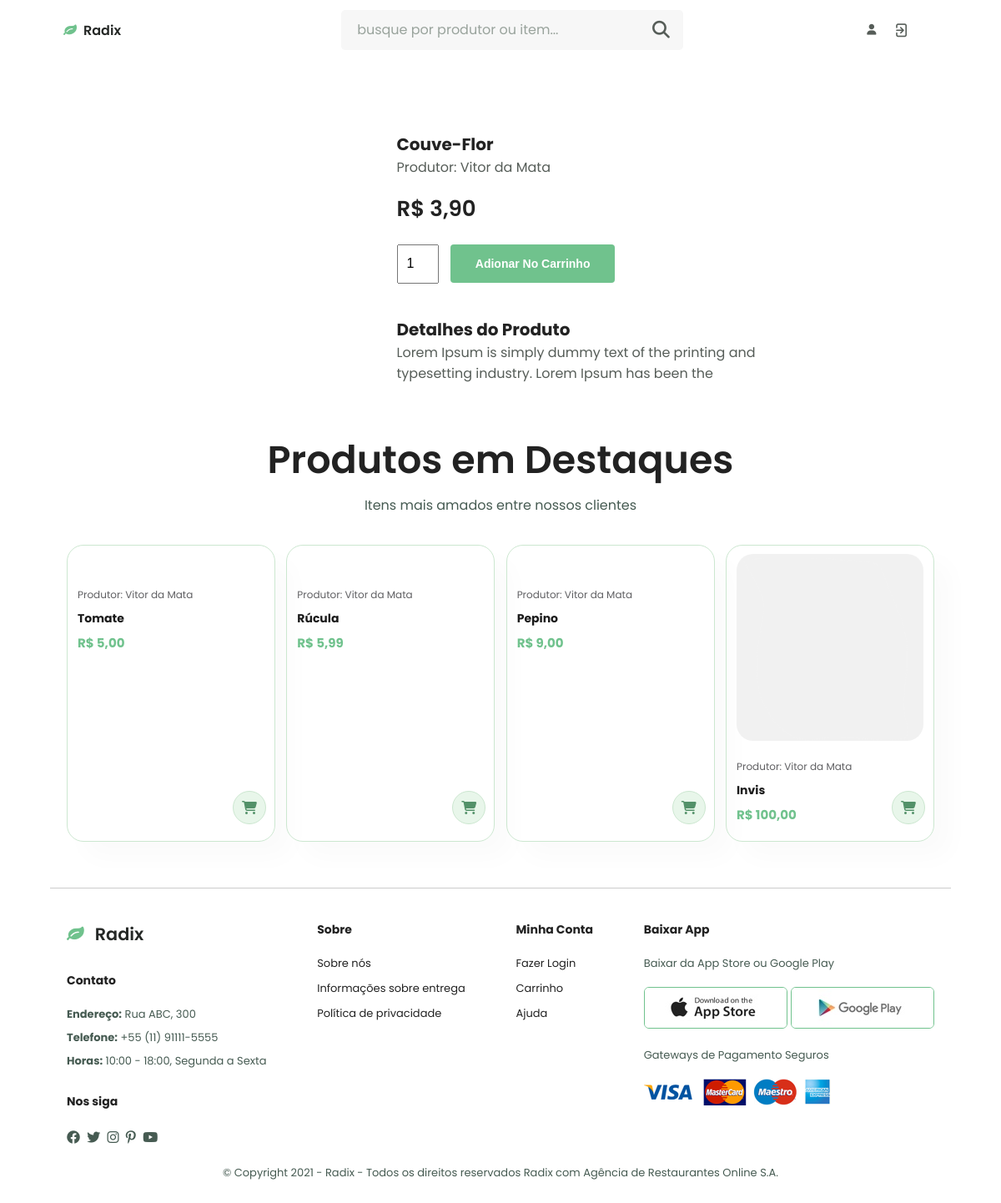
Screenshot of /sproduto.php?idProduto=6 (signed in) with the database file from the repository.
### tables this page shows
create table tblProduto(
idProduto int auto_increment primary key,
nomeProd varchar(50),
preco double,
foto varchar(500),
detalhe varchar(250),
idVendedor int,
foreign key (idVendedor) references tblVendedor(idVendedor),
statusProduto bit
);

create table tblVendedor(
idVendedor int auto_increment primary key,
nomeVend varchar(50),
cpfCnpj varchar(20),
emailVend varchar(50),
senhaVend varchar(15),
imagemVend varchar(500),
enderecoVend varchar(100),
statusConta bit
);

### php/load.php (called while the page is built)
<?php
require('connection.php');
$idProduto = $_GET['idProduto'];
$sql = $pdo->query("SELECT * from tblProduto where idProduto = '$idProduto'");
if($sql->rowCount() > 0){
    foreach($sql->fetchAll() as $value){
    }
}
?>

### sproduto.php (the view, shortened to what this page needs)
<?php
include('php/load.php');
include('php/conexao.php');
 $consulta = "SELECT * FROM tblProduto WHERE statusProduto <> 0  ORDER BY RAND() LIMIT 4";
$conn = $mysqli->query($consulta) or die($mysqli->error);
$idProduto = $value["idProduto"];
$consultaVend = "SELECT nomeVend as nomeVend FROM tblVendedor as v inner join tblProduto as p on v.idVendedor = p.idVendedor where idProduto = $idProduto";
$connVend = $mysqli->query($consultaVend) or die($mysqli->error);
?>
<!DOCTYPE html>
<html lang="en">
<head>
    <link rel="stylesheet" href="https://cdn.jsdelivr.net/npm/boxicons@latest/css/boxicons.min.css">
    <link rel="stylesheet" href="https://unpkg.com/swiper@7/swiper-bundle.min.css" />
    <link rel="stylesheet" href="assets/css/stylesSProd.css">
    <link rel="stylesheet" href="https://cdnjs.cloudflare.com/ajax/libs/font-awesome/5.15.4/css/all.min.css">
    <link rel="stylesheet" href="https://cdnjs.cloudflare.com/ajax/libs/font-awesome/6.1.1/css/all.min.css">
    <link rel="stylesheet" href="https://cdnjs.cloudflare.com/ajax/libs/font-awesome/4.7.0/css/font-awesome.min.css">
    <link rel="stylesheet" href="https://unicons.iconscout.com/release/v4.0.0/css/line.css">
</head>
<body>
    <header class="header" id="header">
        <nav class="nav nav__container">
            <a href="initial.php" class="nav__logo first"> <i class="fa fa-leaf"></i>Radix</a>
            <div class="nav__menu" id="nav-menu">
                <ul class="nav__list__initial">
                    <form action="" class="search-form">
                        <input id="enter" type="search" placeholder="busque por produtor ou item..." id="search-box">
                        <button onclick="searchData()">
                            <label for="search-box" class="fas fa-search"></label></button>
                    </form>
                    <div class="nav__icon">
                        <li class="nav__item">
                            <a href="perfilCliente.php" class="fas fa-user nav__link"></a>
                        </li>
                        <li class="nav__item">
                            <a href="php/logout.php" class="uil uil-signout nav__link" style="font-size: 1.2rem !important"></a>
                        </li>
                    </div>
                </ul>
            </div>
        </nav>
    </header>
    <section class="prodetails section-p1">
    <form action="#" method="POST" enctype="multipart/form-data">
        <div class="single-pro-image">
        </div>
        <div class="single-pro-details">
            <h4><?php echo $value['nomeProd']; ?></h4>
            <a href="sVendedor.php?idVendedor=<?php echo $value["idVendedor"]; ?>"><span>Produtor: <?php while ($dado2 = $connVend->fetch_array()) {
                                                echo $dado2['nomeVend']; ?></span><?php } ?></a>
            <h2>R$ <?php echo number_format($value["preco"], 2, ",", "."); ?></h2>
            <input type="number" value="1" name="qtde" min="0">
            <input type="submit" class="normal btn" name="sub" value="Adionar no carrinho">
            <h4>Detalhes do Produto</h4>
            <span><?php echo $value['detalhe']; ?></span>
        </div>
    </form>
    </section>
        <section class="produtos1 section-p1">
        <h2>Produtos em Destaques</h2>
        <p>Itens mais amados entre nossos clientes</p>
            <div class="prod__container">
                <?php
                while ($dado = $conn->fetch_array()) {
                    $idProduto = $dado["idProduto"];
                    $consultaVend = "SELECT nomeVend as nomeVend FROM tblVendedor as v inner join tblProduto as p on v.idVendedor = p.idVendedor where idProduto = $idProduto";
                    $connVend = $mysqli->query($consultaVend) or die($mysqli->error);
                ?>
                    <div class="prod">
                        <img src="upload/<?php echo $dado["foto"]; ?>" alt="">
                        <div class="des">
                            <span>Produtor: <?php while ($dado2 = $connVend->fetch_array()) {
                                                echo $dado2['nomeVend']; ?></span>
                            <h5><?php echo $dado["nomeProd"]; ?></h5><?php } ?></h2>
                        <h4>R$ <?php echo number_format($dado["preco"], 2, ",", "."); ?></h4>
                        </div>
                        <a href="sproduto.php?idProduto=<?php echo $dado["idProduto"]; ?>"><i class="fas fa-shopping-cart"></i></a>
                    </div>
                <?php } ?>
            </div>
        </section>
    <footer class="section-p1">
        <div class="col">
            <a href="index.html" class="nav__logo logo"> <i class="fa fa-leaf" style="color: #70C28D;"></i> Radix </a>
            <h4>Contato</h4>
            <p><strong>Endereço:</strong> Rua ABC, 300</p>
            <p><strong>Telefone:</strong> +55 (11) 91111-5555</p>
            <p><strong>Horas:</strong> 10:00 - 18:00, Segunda a Sexta</p>
            <div class="follow">
                <h4>Nos siga</h4>
                <div class="icon">
                    <i class="fab fa-facebook-f"></i>
                    <i class="fab fa-twitter"></i>
                    <i class="fab fa-instagram"></i>
                    <i class="fab fa-pinterest-p"></i>
                    <i class="fab fa-youtube"></i>
                </div>
            </div>
        </div>
        <div class="col">
            <h4>Sobre</h4>
            <a href="#">Sobre nós</a>
            <a href="#">Informações sobre entrega</a>
            <a href="#">Política de privacidade</a>
        </div>
        <div class="col">
            <h4>Minha Conta</h4>
            <a href="#">Fazer Login</a>
            <a href="#">Carrinho</a>
            <a href="#">Ajuda</a>
        </div>
        <div class="col install">
            <h4>Baixar App</h4>
            <p>Baixar da App Store ou Google Play</p>
            <div class="row">
                <img src="assets/img/pay/app.jpg" alt="">
                <img src="assets/img/pay/play.jpg" alt="">
            </div>
            <p>Gateways de Pagamento Seguros</p>
            <img src="assets/img/pay/pay.png" alt="">
        </div>
        <div class="copyright">
            <p>© Copyright 2021 - Radix - Todos os direitos reservados Radix com Agência de Restaurantes Online S.A.</p>
        </div>
    </footer>
</body>
</html>

### rows the page displays
tblproduto: nomeProd "Couve-Flor", preco "3,90", detalhe "Lorem Ipsum is simply dummy text of the printing and typesetting industry. Lorem Ipsum has been the"
tblvendedor: nomeVend "Vitor da Mata"
tblproduto: nomeProd "Tomate", preco "5,00"
tblproduto: nomeProd "Rúcula", preco "5,99"
tblproduto: nomeProd "Pepino", preco "9,00"
tblproduto: foto (picture), nomeProd "Invis", preco "100,00"
